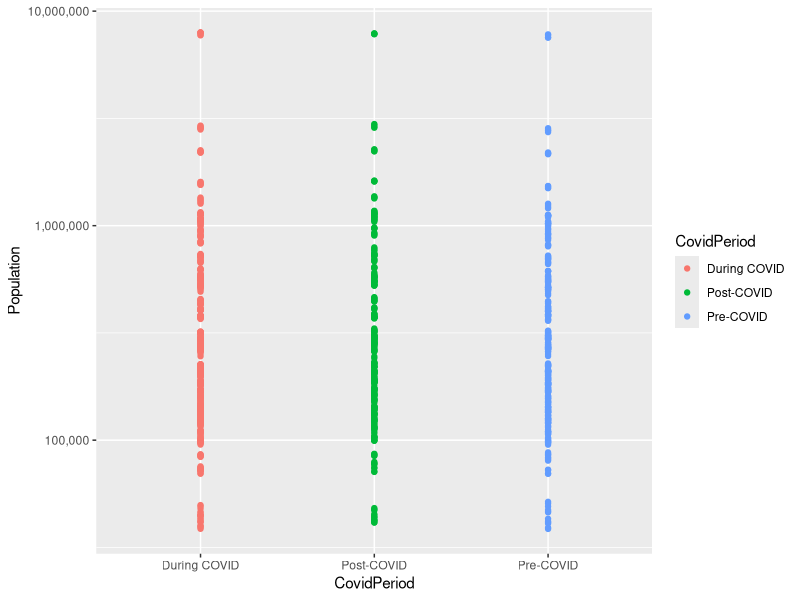
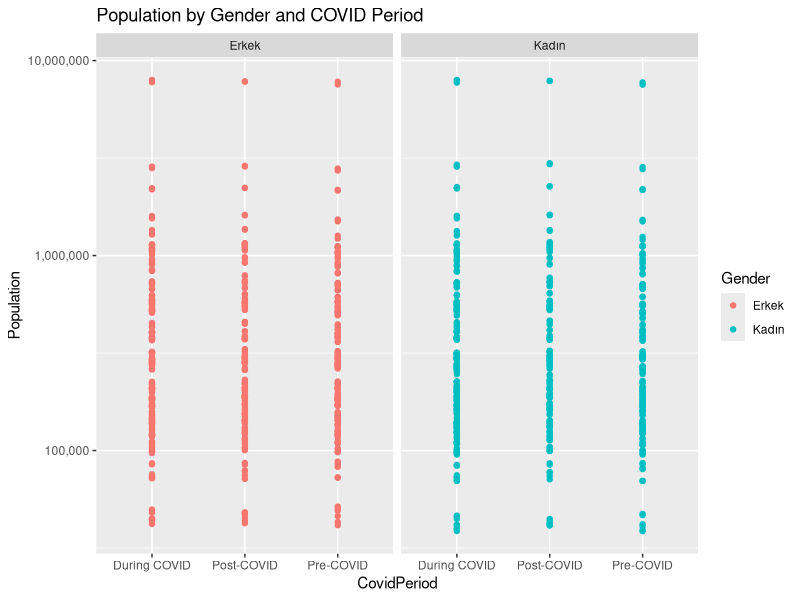
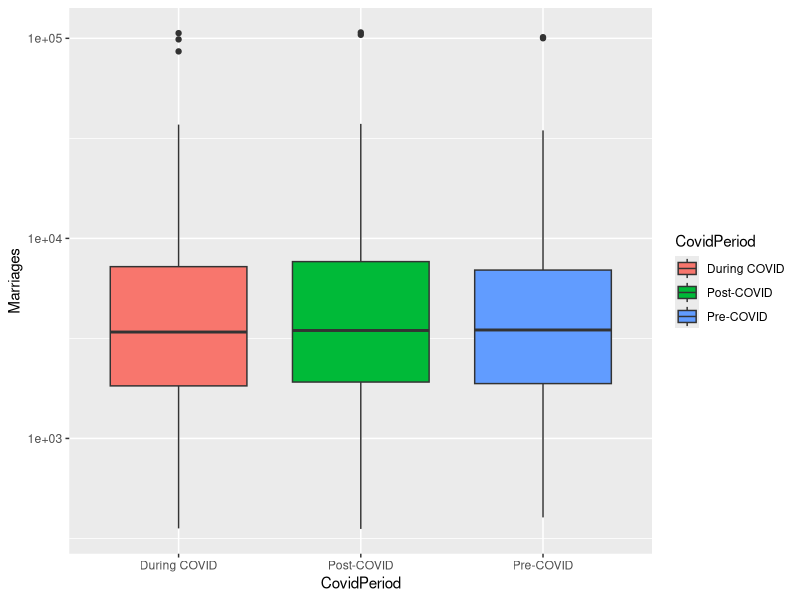

Write R code to recreate these figures, in order. (Note: this script raises an error after producing the figures.)
## ---- chunk 1

#Getting the libraries needed
library(tidyverse)
library(readxl)
library(lubridate)
library(ggplot2)
library(scales)

#structuring the Columns to include the new periods
add_covid_period <- function(df) {
  df %>% mutate(CovidPeriod = case_when(
    Year %in% 2018:2019 ~ "Pre-COVID",
    Year %in% 2020:2022 ~ "During COVID",
    Year %in% 2023:2024 ~ "Post-COVID",
    TRUE ~ NA_character_
  ))
}
## ---- chunk 2
#| echo: false
population_data <- read_excel("Data/population.xls")
population_data <- add_covid_period(population_data)
head(population_data)

## ---- chunk 3
#| echo: false
marriages_data <- read_excel("Data/marriages.xlsx")
marriages_data <- add_covid_period(marriages_data)
head(marriages_data)
## ---- chunk 4
#| echo: false
marriages_age_data <- read_excel("Data/marriages_age.xlsx")
marriages_age_data <- add_covid_period(marriages_age_data)
head(marriages_age_data)
## ---- chunk 5
#| echo: false
births_data <- read_excel("Data/births.xlsx")
births_data <- add_covid_period(births_data)
head(births_data)
## ---- chunk 6
#| echo: false
fertility_data <- read_excel("Data/fertility.xlsx")
fertility_data <- add_covid_period(fertility_data)
head(fertility_data)
## ---- chunk 7
#| echo: false
deaths_data <- read_excel("Data/deaths.xlsx")
deaths_data <- add_covid_period(deaths_data)
head(deaths_data)
## ---- chunk 8
#| echo: false
employment_data <- read_excel("Data/employment.xlsx")
employment_data <- add_covid_period(employment_data)
head(employment_data)

## ---- chunk 9
#| echo: false
export_data <- read_excel("Data/export.xlsx")
export_data <- add_covid_period(export_data)
head(export_data)
## ---- chunk 10
#| echo: false
import_data <- read_excel("Data/import.xlsx")
import_data <- add_covid_period(import_data)
head(import_data)
## ---- chunk 11
population_summary <- population_data %>%
  group_by(CovidPeriod) %>% 
  summarise(TotalPopulation = sum(Population, na.rm = TRUE), Count = n())
print(population_summary)

## ---- chunk 12

ggplot(population_data, aes(x = CovidPeriod, y = Population, col = CovidPeriod)) +
  geom_point() + scale_y_log10(labels = comma) 
  labs(title = "Population Distribution by COVID Period")



## ---- chunk 13
#| message: false
#| warning: false

ggplot(population_data, aes(x = CovidPeriod, y = Population, col = Gender)) +
  geom_point() + scale_y_log10(labels = comma) +
  facet_wrap(~Gender) +
  labs(title = "Population by Gender and COVID Period")
## ---- chunk 14
marriage_summary <- na.omit(marriages_data) %>%
  group_by(CovidPeriod) %>%
  summarise(MeanMarriages = mean(Marriages, na.rm = TRUE), Count = n())
print(marriage_summary)
## ---- chunk 15
ggplot(na.omit(marriages_data), aes(x = CovidPeriod, y = Marriages, fill = CovidPeriod)) +
  geom_boxplot() + scale_y_log10()
  labs(title = "Marriage Count by COVID Period")
## ---- chunk 16
ggplot(na.omit(marriages_age_data), aes(x = Gender, y = Average_Marriage_Age, fill = Gender)) +
  geom_boxplot() +
  facet_wrap(~CovidPeriod) +
  labs(title = "Average Marriage Age by Gender and COVID Period")

## ---- chunk 17
birth_summary <- births_data %>%
  group_by(CovidPeriod) %>%
  summarise(TotalBirths = sum(Births, na.rm = TRUE), Count = n())
print(birth_summary)
## ---- chunk 18
ggplot(births_data, aes(x = CovidPeriod, y = Births, fill = Gender_Baby)) +
  geom_boxplot() + scale_y_log10(labels = comma) +
  facet_wrap(~Gender_Baby) +
  labs(title = "Births by Baby Gender and COVID Period")
## ---- chunk 19
ggplot(na.omit(fertility_data), aes(x = CovidPeriod, y = Fertility_Rate, col = CovidPeriod)) +
  geom_point(size=5) +
  labs(title = "Fertility by COVID Period")
## ---- chunk 20
death_summary <- deaths_data %>%
  group_by(CovidPeriod) %>%
  summarise(TotalDeaths = sum(Deaths_Amount, na.rm = TRUE), Count = n())
print(death_summary)

## ---- chunk 21

ggplot(deaths_data, aes(x = CovidPeriod, y = Deaths_Amount, fill = Gender)) +
  geom_boxplot() + scale_y_log10(labels = comma)+
  facet_wrap(~Gender) +
  labs(title = "Deaths by Gender and COVID Period")


## ---- chunk 22
ggplot(deaths_data, aes(x = Death_Reason, y = Deaths_Amount, col = Death_Reason)) +
  geom_point() +
  facet_wrap(~CovidPeriod) +
  labs(title = "Cause of Deaths by COVID Period") + theme(legend.position = "bottom")
## ---- chunk 23
employment_summary <- na.omit(employment_data) %>%
  group_by(CovidPeriod) %>%
  summarise(MeanEmployment = mean(Employment_Rate, na.rm = TRUE), Count = n())
print(employment_summary)


## ---- chunk 24
ggplot(na.omit(employment_data), aes(x = CovidPeriod, y = Employment_Rate, col = Gender)) +
  geom_point() +
  facet_wrap(~Status) +
  labs(title = "Employment Rate by Gender, Marital Status and COVID Period")
## ---- chunk 25
export_summary <- na.omit(export_data) %>%
  group_by(CovidPeriod) %>%
  summarise(MeanExport = mean(Export, na.rm = TRUE), Count = n())
print(export_summary)


## ---- chunk 26
import_summary <- na.omit(import_data) %>%
  group_by(CovidPeriod) %>%
  summarise(MeanImport = mean(Import, na.rm = TRUE), Count = n())
print(import_summary)

## ---- chunk 27

ggplot(na.omit(export_data), aes(x = CovidPeriod, y = Export, fill = CovidPeriod)) +
  geom_boxplot() + scale_y_log10(labels = comma) +
  labs(title = "Export Amount by COVID Period")


## ---- chunk 28
ggplot(na.omit(import_data), aes(x = CovidPeriod, y = Import, fill = CovidPeriod)) +
  geom_boxplot() + scale_y_log10 (labels = comma) +
  labs(title = "Import Amount by COVID Period")
